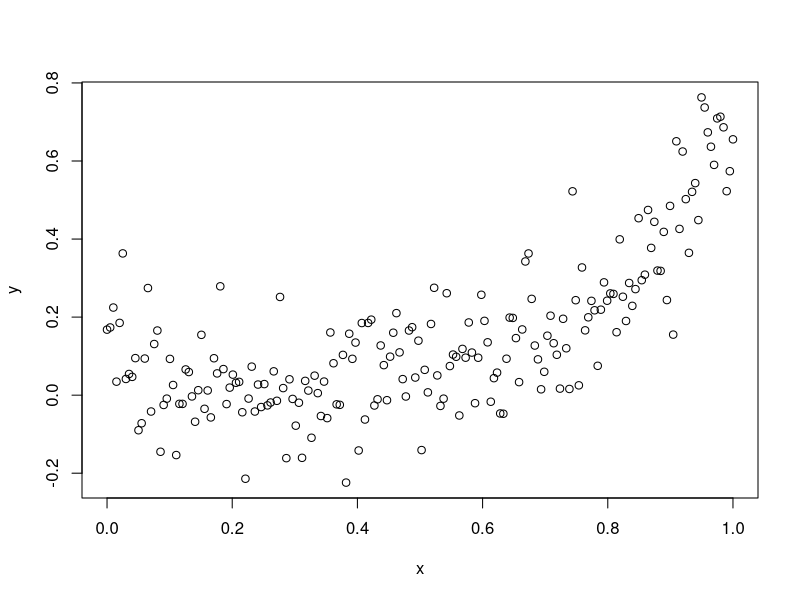

Write the R code that produced this figure. (Note: this script raises an error after producing the figure.)

set.seed(09282021)

N = 200

x <- seq(0,1,length=N)

x

e <- rnorm(N,0,.1)

e

y <- exp((x-0.3)^2) - 1 + e

y

plot(x,y)




d <- data.frame(x=x,y=y)

d$x2 <- d$x^2
d$x3 <- d$x^3
d$x4 <- d$x^4
d$x5 <- d$x^5
d$x6 <- d$x^6


###############################################################################

train <- d[seq(1,100,2),]
test  <- d[seq(2,100,2),]

mod <- lm(y ~ 1 + x + x2 + x3 + x4 + x5 + x6,
          data = train)
mod

mod <- lm(y ~ 1 + x + x2 + x3 + x4,
          data = train)
mod


predict(mod)
summary(mod)

pred <- predict(mod,newdata = test)

sqrt(mean((pred-test$y)^2))

pred <- predict(mod,newdata = train)

sqrt(mean((pred-train$y)^2))



#############################################################################


ridge <- cv.glmnet(x = as.matrix(train[,c('x','x2','x3','x4','x5','x6')]),
                   y = as.numeric(train$y),
                   alpha = 0,
                   family='gaussian')

plot(ridge, main = "Ridge penalty\n\n")


ridge$lambda.min  

coef(ridge,ridge$lambda.min)


ridge.fit <- glmnet(x = as.matrix(train[,c('x','x2','x3','x4','x5','x6')]), 
                    y = as.numeric(train$y), 
                    alpha = 0, 
                    lambda = ridge$lambda.min,
                    family = "gaussian")


pred <- predict(ridge.fit,as.matrix(train[,c('x','x2','x3','x4','x5','x6')]))


sqrt(mean((pred[,1]-train$y)^2))



pred <- predict(ridge.fit,as.matrix(test[,c('x','x2','x3','x4','x5','x6')]))

sqrt(mean((pred[,1]-test$y)^2))


#############################################################################


lasso <- cv.glmnet(x = as.matrix(train[,c('x','x2','x3','x4','x5','x6')]),
                   y = as.numeric(train$y),
                   alpha = 1,
                   family='gaussian')

plot(lasso, main = "lasso penalty\n\n")


lasso$lambda.min  

coef(lasso,lasso$lambda.min)



lasso.fit <- glmnet(x = as.matrix(train[,c('x','x2','x3','x4','x5','x6')]), 
                    y = as.numeric(train$y), 
                    alpha = 0, 
                    lambda = lasso$lambda.min,
                    family = "gaussian")


pred <- predict(lasso.fit,as.matrix(train[,c('x','x2','x3','x4','x5','x6')]))


sqrt(mean((pred[,1]-train$y)^2))



pred <- predict(lasso.fit,as.matrix(test[,c('x','x2','x3','x4','x5','x6')]))

sqrt(mean((pred[,1]-test$y)^2))



















